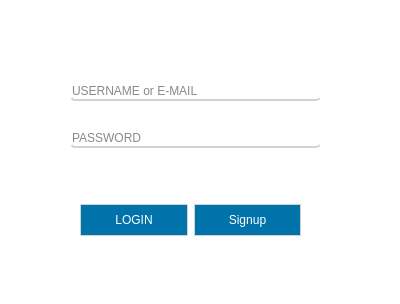
<?xml version="1.0" encoding="UTF-8"?>
<ui version="4.0">
 <class>Dialog</class>
 <widget class="QDialog" name="Dialog">
  <property name="geometry">
   <rect>
    <x>0</x>
    <y>0</y>
    <width>400</width>
    <height>304</height>
   </rect>
  </property>
  <property name="windowTitle">
   <string>Dialog</string>
  </property>
  <property name="styleSheet">
   <string notr="true">

/*  ---------------------------- ALL OTHERS WIDGETS ---------------------------- */
*{
selection-background-color: rgb(67, 128, 179);
selection-color: rgb(255, 255, 255);
}

/*  ---------------------------- MAIN WINDOW, WIDGET ---------------------------- */
QMainWindow,QWidget
{
color:rgb(0,0,0);
background:rgb(255,255,255);
font: 12pt &quot;Arial&quot;;
}

/*  ---------------------------- MENU BAR ---------------------------- */
QMenuBar
{
color:rgb(120,120,120);
background:rgb(230,230,230);
}
QMenuBar::item:selected
{
color:rgb(100,100,100);
background:rgb(200,200,200);
}
/*  ---------------------------- CONTEXT MENU ---------------------------- */
QMenu
{
color:rgb(90,90,90);
background:rgb(230,230,230);
padding: 3;
}
QMenu::item:selected
{
color:rgb(90,90,90);
background:rgb(200,200,200);
}
QMenu::separator {
background:rgb(200,200,200);
height:1px;
}


/*  ---------------------------- Q TAB BAR ---------------------------- */
QTabBar::tab {
color:rgb(150,150,150);
background:rgb(240,240,240);
height:30;
width:80;
border: rgb(240,240,240);
border-width: 0 0 2px 0;
padding-left:10;
}

QTabBar::tab:selected {
background:white;
color:rgb(100,100,100);
border: solid rgb(0,150,255);
border-width: 0 0 5px 0;
}
QTableWidget QTableCornerButton::section {
background-color: rgb(255, 255, 255);
}
/*-----------------------------------------------------------------
------------------------------ LINE_EDIT --------------------------
------------------------------ TEXT BROWSER -----------------------
------------------------------ TEXT_EDIT---------------------------
------------------------------ PLAIN_TEXT -------------------------
------------------------------------------------------------------- */
QLineEdit,QTextBrowser,QTextEdit,QPlainTextEdit
{
color:rgb(20,20,20);
background-color:white;
border: solid lightgrey;
border-width: 0 0 2px 0;
border-bottom-left-radius: 5;
border-bottom-right-radius: 5;
}

QLineEdit:disabled
{
color:rgb(160, 150, 150);
background-color:rgb(255, 240, 240);
border: solid rgb(253, 14, 14);
border-width: 0 0 2px 0;
border-bottom-left-radius: 5;
border-bottom-right-radius: 5;
}

/*  ---------------------------- COMBO BOX ----------------------------*/
QComboBox
{
color:rgb(0,115,170);
background-color:rgb(255, 255, 255);
min-width: 5px;
padding: 1px 0px 1px 3px;
border: 1px solid rgb(0,115,170);
}

QComboBox:hover
{
color:rgb(0,115,170);
background-color: white;
}

QComboBox:selected
{
color:rgb(0,115,170);
selection-background-color: rgb(255, 255, 255);
}

QComboBox::drop-down
{
width: 30px;
background-color:rgb(0,115,170);
}

QComboBox::down-arrow
{
image: url(assets/UI/Icons/interface_icons/arrow_down.png);
width: 14px;
height: 14px;
}


/* -------------------------------- CHECK BOX ----------------------------------------- */
QCheckBox
{
background: rgb(255, 255, 255);
color:rgb(25, 29, 32);
padding: 6;
}
/* ----------------------------  TOOL BOX  ----------------------------  */
QToolBox::tab
{
color:darkgrey;
background:lightgrey;
}
QToolBox::tab::selected
{
color:grey;
background:rgb(250, 250,250);
}
QToolBox::tab::hover
{
color:white;
background:rgb(0,115,170);
}
/*  ---------------------------- PROGRESS BAR ---------------------------- */
QProgressBar {
color:grey;
text-align: center;
font-size:13px;
}
QProgressBar::chunk {
background:rgb(0, 193, 50);
}
/*  ---------------------------- PUSHBUTTON ---------------------------- */
QPushButton
{
border: 1px solid lightgrey;
color:white;
background:rgb(0,115,170);
min-height:30;
min-width: 50;
}
QPushButton:hover
{
border: 1px solid lightgrey;
color:white;
background:rgb(0, 120, 210);
}

QPushButton:pressed
{
border: 1px solid lightgrey;
color:white;
background:rgb(0, 53, 100);
}
/*  ----------------------------  LCD NUMBER ---------------------------- */
QLCDNumber
{
color:rgb(0,115,170);
border:2 solid rgb(100,100,100);
}
/*  ---------------------------- TABLE_LIST_TABLE ---------------------------- */
QTableView,
QTableWidget
{
alternate-background-color: rgb(240, 250, 255);
}
QTreeView
{
background: rgb(250,250,250);
color: rgb(180,180,180);
}
QTableView::item:selected, 
QListView::item:selected,
QTableView::item:hover, 
QListView::item:hover, 
QTreeView::item:hover
{
background:rgb(0,115,170);
color:rgb(250,250,250);
}
QTableView::item, 
QListView::item, 
QTreeView::item
{
color:rgb(100,100,100);
}
QTreeView::item:selected,QListView::item:selected,QTableView::item:selected
{
color:rgb(37, 62, 71);
background:rgb(209, 241, 252);
}
/* QTreeView::item:has-children
{
background-color: rgb(0, 78, 134);
color: white;
border-bottom: 2px solid qlineargradient(spread:pad, x1:1, y1:0.5, x2:0, y2:0.5, stop:0 rgba(255, 255, 255, 0), stop:0.5 rgba(0, 150, 255, 255), stop:1 rgba(255, 255, 255, 0));
}
*/
/*  ---------------------------- HEADER VIEW ---------------------------- */
QHeaderView::section
{
color:rgb(133, 133, 133);
background:white;
border:transparent;
text-align:center;
padding:1;
}
/* ------------------------------- CALENDAR -------------------------------------------------- */
QCalendarView
{
color: rgb(20,20,20);
background-color: rgb(240,240,240);
alternate-background-color: rgb(0,115,170);
selection-background-color: white;
selection-color: black;
}
QAbstractItemView
{
color:rgb(200,200,200);
}


/* ---------------------------------------- SLIDER HORIZONTAL ----------------------------------------------- */


QSlider::groove:horizontal,QSlider::add-page:horizontal
{
background: rgb(255, 255, 255);
height: 27px;
}
QSlider::sub-page:horizontal {
height: 10px;
background: rgb(0,115,170);
}
QSlider::handle:horizontal {
margin-right: -10px;
margin-left: -10px;
background: rgb(0,115,170);
}
QSlider::handle:horizontal:hover {
background:rgb(0,115,170);
}

/* --------------------------------  VERTICAL SLIDER --------------------------------------------------------------  */

QSlider::handle
{
border-radius: 3px;
}

QSlider::groove:vertical,QSlider::add-page:vertical,QSlider::sub-page:vertical
{
width: 20px;
background: rgb(255, 255, 255);
}

QSlider::handle:vertical {
margin-top: -10px;
margin-bottom: -10px;
background: rgb(0,115,170);
}
QSlider::handle:vertical:hover {
background: rgb(0,115,170);
}

/* --------------------------------- SCROLLBAR HORIZONTAL --------------------------------------  */

QScrollBar::groove:horizontal{
background: white;
height: 17px;
}
QScrollBar::sub-page:horizontal,QScrollBar::add-page:horizontal  {
height: 10px;
background: rgb(255, 255, 255);
}
QScrollBar::handle:horizontal {
margin-right: -5px;
background: rgb(0,115,170);
}
QScrollBar::handle:horizontal:hover {
background: rgb(0,115,170);
}

/* --------------------------------------- SCROLLBAR VERTICAL ----------------------------------------------  */

/* SCROLLBAR */
QScrollBar:vertical {
background: white;
width: 15px;
margin: 22px 0 22px 0;
}
/* HANDLE*/
QScrollBar::handle:vertical {
background: rgb(0,115,170);
min-height: 20px;
}

/* UP ARROW */
QScrollBar::up-arrow:vertical {
image: url(assets/UI/Icons/interface_icons/arrow_up.png);
width: 10px;
height: 10px;
}
/* DOWN ARROW */
QScrollBar::down-arrow:vertical {
image: url(assets/UI/Icons/interface_icons/arrow_down.png);
width: 10px;
height: 10px;
}
/* UP BUTTON */
QScrollBar::sub-line:vertical {
background: rgb(0,115,170);
height: 20px;
subcontrol-position: top;
subcontrol-origin: margin;
}
/* DOWN BUTTON */
QScrollBar::add-line:vertical {
background: rgb(0,115,170);
height: 20px;
subcontrol-position: bottom;
subcontrol-origin: margin;
}
/* SUBPAGES - ADDPAGE */
QScrollBar::add-page:vertical, QScrollBar::sub-page:vertical {
background: none;
}
/* ---------------------------------- Q TOOL BAR -------------------------------------------------------- */
/* TOOLBAR REGION */
QToolBar {
background: rgb(35,40,45);
spacing: 20;

}
/* SEPARATOR */
QToolBar:separator
{
background: rgb(80, 80, 80);
height: 2;
}
/* QToolBar QToolButton { 
    width: 100px;
} */
/* -----------------------------------------------Q TOOL BUTTON------------------------------------------- */
/* BUTTON */
QToolButton
{
color: rgb(255, 255, 255);
background:rgb(35,40,45);
}

QToolButton:hover,QToolButton:pressed
{
background-color: rgb(64, 73, 82);
}

QMessageBox QLabel
{
color: red;
}
</string>
  </property>
  <widget class="QWidget" name="horizontalLayoutWidget">
   <property name="geometry">
    <rect>
     <x>80</x>
     <y>180</y>
     <width>221</width>
     <height>80</height>
    </rect>
   </property>
   <layout class="QHBoxLayout" name="horizontalLayout">
    <item>
     <widget class="QPushButton" name="pushButton">
      <property name="text">
       <string>LOGIN</string>
      </property>
     </widget>
    </item>
    <item>
     <widget class="QPushButton" name="pushButton_2">
      <property name="text">
       <string>Signup</string>
      </property>
     </widget>
    </item>
   </layout>
  </widget>
  <widget class="QWidget" name="verticalLayoutWidget">
   <property name="geometry">
    <rect>
     <x>70</x>
     <y>60</y>
     <width>251</width>
     <height>111</height>
    </rect>
   </property>
   <layout class="QVBoxLayout" name="verticalLayout">
    <item>
     <widget class="QLineEdit" name="lineEdit">
      <property name="placeholderText">
       <string>USERNAME or E-MAIL</string>
      </property>
     </widget>
    </item>
    <item>
     <widget class="QLineEdit" name="lineEdit_2">
      <property name="echoMode">
       <enum>QLineEdit::Password</enum>
      </property>
      <property name="placeholderText">
       <string>PASSWORD</string>
      </property>
     </widget>
    </item>
   </layout>
  </widget>
 </widget>
 <resources/>
 <connections/>
</ui>
